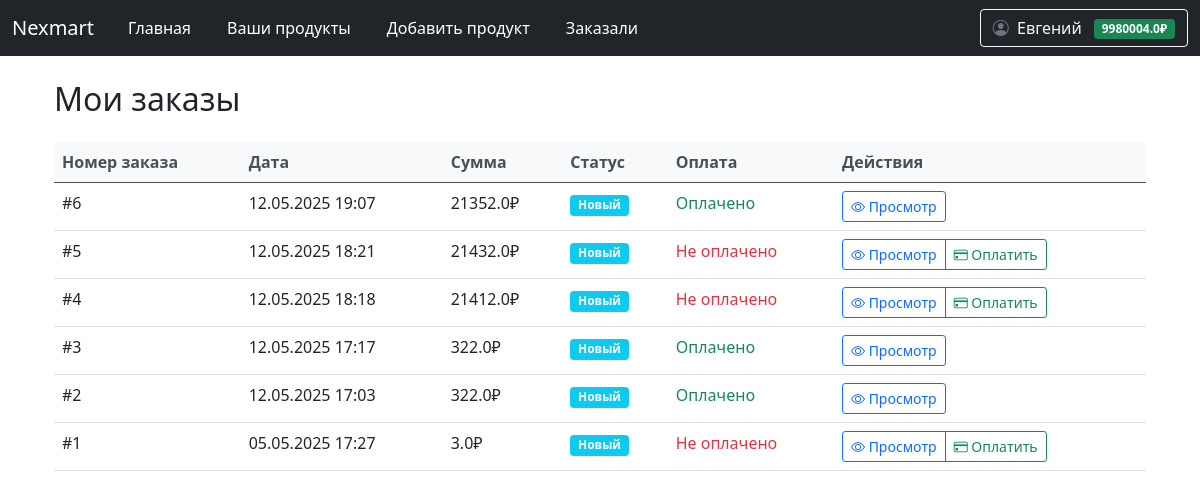
The page /user/orders (signed in) on the database its author committed.
### data/user.py (models this page shows, shortened)
class User(SqlAlchemyBase, UserMixin):
    __tablename__ = 'users'
    id = Column(Integer, primary_key=True, autoincrement=True)
    email = Column(String, unique=True, nullable=False)
    hashed_password = Column(String, nullable=False)
    surname = Column(String, nullable=False)
    name = Column(String, nullable=False)
    modified_date = Column(DateTime)
    balance = Column(Float, default=0.0, nullable=False)
    products = relationship("Product", back_populates="user")

### data/order.py (models this page shows)
class Order(SqlAlchemyBase):
    __tablename__ = 'orders'
    id = sqlalchemy.Column(sqlalchemy.Integer, primary_key=True, autoincrement=True)
    user_id = sqlalchemy.Column(sqlalchemy.Integer, sqlalchemy.ForeignKey("users.id"))
    created_date = sqlalchemy.Column(sqlalchemy.DateTime, default=datetime.datetime.now)
    status = sqlalchemy.Column(sqlalchemy.String, default='new')  # new, paid, delivered, completed, cancelled
    total_price = sqlalchemy.Column(sqlalchemy.Float, nullable=False)
    name = sqlalchemy.Column(sqlalchemy.String, nullable=False)
    surname = sqlalchemy.Column(sqlalchemy.String, nullable=False)
    email = sqlalchemy.Column(sqlalchemy.String, nullable=False)
    phone = sqlalchemy.Column(sqlalchemy.String, nullable=False)
    delivery_type = sqlalchemy.Column(sqlalchemy.String, nullable=False)  # self_pickup, pickup_point
    delivery_service = sqlalchemy.Column(sqlalchemy.String, nullable=True)  # yandex, wildberries, ozon, pochta, cdek
    pvz_info = sqlalchemy.Column(sqlalchemy.String, nullable=True)  # JSON с информацией о ПВЗ
    delivery_cost = sqlalchemy.Column(sqlalchemy.Float, default=0.0)
    payment_method = sqlalchemy.Column(sqlalchemy.String, nullable=False)  # balance, card, cod
    is_paid = sqlalchemy.Column(sqlalchemy.Boolean, default=False)
    payment_date = sqlalchemy.Column(sqlalchemy.DateTime, nullable=True)
    comment = sqlalchemy.Column(sqlalchemy.Text, nullable=True)
    user = orm.relationship('User')
    items = orm.relationship('OrderItem', back_populates='order', cascade='all, delete-orphan')

### main.py (the view)
@app.route('/user/orders')
@login_required
def user_orders():
    db_sess = db_session.create_session()
    orders = db_sess.query(Order).filter(
        Order.user_id == current_user.id
    ).order_by(Order.created_date.desc()).all()
    return render_template('orders.html', orders=orders)

### data/db_session.py (called while the page is built)
def create_session() -> Session:
    global __factory
    return __factory()

### main.py (called while the page is built)
@login_manager.user_loader
def load_user(user_id):
    db_sess = db_session.create_session()
    return db_sess.query(User).get(user_id)

### templates/orders.html (shortened to what this page needs)
{% extends "base.html" %}
{% block content %}
<div class="container">
    <h2 class="mb-4">Мои заказы</h2>
    {% if orders %}
    <div class="table-responsive">
        <table class="table table-hover">
            <thead>
                <tr>
                    <th>Номер заказа</th>
                    <th>Дата</th>
                    <th>Сумма</th>
                    <th>Статус</th>
                    <th>Оплата</th>
                    <th>Действия</th>
                </tr>
            </thead>
            <tbody>
                {% for order in orders %}
                <tr>
                    <td>#{{ order.id }}</td>
                    <td>{{ order.created_date.strftime('%d.%m.%Y %H:%M') }}</td>
                    <td>{{ order.total_price }}₽</td>
                    <td>
                        {% if order.status == 'new' %}
                        <span class="badge bg-info">Новый</span>
                        {% elif order.status == 'paid' %}
                        <span class="badge bg-success">Оплачен</span>
                        {% elif order.status == 'delivered' %}
                        <span class="badge bg-primary">Доставлен</span>
                        {% elif order.status == 'completed' %}
                        <span class="badge bg-success">Завершен</span>
                        {% elif order.status == 'cancelled' %}
                        <span class="badge bg-danger">Отменен</span>
                        {% endif %}
                    </td>
                    <td>
                        {% if order.is_paid %}
                        <span class="text-success">Оплачено</span>
                        {% else %}
                        <span class="text-danger">Не оплачено</span>
                        {% endif %}
                    </td>
                    <td>
                        <div class="btn-group">
                            <a href="/user/order/{{ order.id }}" class="btn btn-sm btn-outline-primary">
                                <i class="bi bi-eye"></i> Просмотр
                            </a>
                            {% if not order.is_paid and order.status != 'cancelled' %}
                            <a href="/user/order/pay/{{ order.id }}" class="btn btn-sm btn-outline-success">
                                <i class="bi bi-credit-card"></i> Оплатить
                            </a>
                            {% endif %}
                        </div>
                    </td>
                </tr>
                {% endfor %}
            </tbody>
        </table>
    </div>
    {% endif %}
</div>
{% endblock %}

### templates/base.html (shortened to what this page needs)
<!doctype html>
<html lang="ru">
<head>
                    <link href="https://cdn.jsdelivr.net/npm/bootstrap@5.0.2/dist/css/bootstrap.min.css" rel="stylesheet">
                    <link rel="stylesheet" href="https://cdn.jsdelivr.net/npm/bootstrap-icons@1.8.1/font/bootstrap-icons.css">
    <link rel="stylesheet" href="{{ url_for('static', filename='css/style.css') }}">
    <link rel="stylesheet" href="https://cdnjs.cloudflare.com/ajax/libs/font-awesome/6.5.1/css/all.min.css">
    <link rel="stylesheet" href="{{ url_for('static', filename='css/auth_styles.css') }}">
</head>
<body>
<header>
    <nav class="navbar navbar-expand-md navbar-dark bg-dark" aria-label="Fourth navbar example">
        <div class="container-fluid">
          <a class="navbar-brand" href="#">Nexmart</a>
          <div class="collapse navbar-collapse" id="navbarsExample04">
            <ul class="navbar-nav me-auto mb-2 mb-md-0">
              <li class="nav-item">
                <a class="nav-link active" aria-current="page" href="/">Главная</a>
              </li>
                {% if not current_user.is_authenticated %}
                <li class="nav-item">
                <a class="nav-link active" aria-current="page" href="/register"></a>
              </li>
                <li class="nav-item">
                <a class="nav-link active" aria-current="page" href="/login"></a>
              </li>
                {% else %}
                <li class="nav-item">
                <a class="nav-link active" href="/user/products">Ваши продукты</a>
              </li>
                <li class="nav-item">
                <a class="nav-link active" href="/user/products/add">Добавить продукт</a>
              </li>
                <li class="nav-item">
                <a class="nav-link active" href="/user/products/orders">Заказали</a>
              </li>
                {% endif %}
            </ul>
            {% if current_user.is_authenticated %}
            <div class="d-flex align-items-center">
              <div class="dropdown">
                <button class="btn btn-outline-light dropdown-toggle" type="button" id="profileDropdown" data-bs-toggle="dropdown" aria-expanded="false">
                  <i class="bi bi-person-circle me-1"></i>
                  {{ current_user.name }}
                  <span class="badge bg-success ms-2">{{ current_user.balance }}₽</span>
                </button>
              </div>
            </div>
            {% else %}
            <div class="d-flex">
              <a href="/login" class="btn btn-outline-light me-2">Войти</a>
              <a href="/register" class="btn btn-success">Регистрация</a>
            </div>
            {% endif %}
          </div>
        </div>
      </nav>
</header>
<div class="container mt-4">
    {% block content %}{% endblock %}
</div>
</body>
</html>

### static/css/style.css (style rules this page uses)
.navbar-nav .nav-link { position: relative; transition: all 0.5s ease; margin: 0 10px; }
.navbar-nav .nav-link::after { content: ''; position: absolute; width: 0; height: 2px; bottom: 0; left: 50%; background-color: #90caf9; transition: all 0.3s ease; }
.dropdown-toggle { position: relative; transition: all 0.3s ease; }
.badge.bg-success { transition: all 0.3s ease; }
.bi-person-circle { color: #6c757d; transition: all 0.3s ease; }
.table-hover tbody tr { transition: all 0.2s ease; }
.table thead th { font-weight: 600; color: #495057; background-color: #f8f9fa; }
.btn-outline-success { transition: all 0.3s ease; }
.btn { position: relative; overflow: hidden; }
.btn::after { content: ''; position: absolute; top: 50%; left: 50%; width: 5px; height: 5px; background: rgba(255, 255, 255, 0.3); opacity: 0; border-radius: 50%; transform: scale(1, 1) translate(-50%, -50%); transform-origin: 50% 50%; }

### rows shown on the page
User: name "Евгений", balance "9980004.0"
Order: id "6", created_date "12.05.2025 19:07", total_price "21352.0", status "Новый", is_paid "Оплачено"
Order: id "5", created_date "12.05.2025 18:21", total_price "21432.0", status "Новый", is_paid "Не оплачено"
Order: id "4", created_date "12.05.2025 18:18", total_price "21412.0", status "Новый", is_paid "Не оплачено"
Order: id "3", created_date "12.05.2025 17:17", total_price "322.0", status "Новый", is_paid "Оплачено"
Order: id "2", created_date "12.05.2025 17:03", total_price "322.0", status "Новый", is_paid "Оплачено"
Order: id "1", created_date "05.05.2025 17:27", total_price "3.0", status "Новый", is_paid "Не оплачено"
